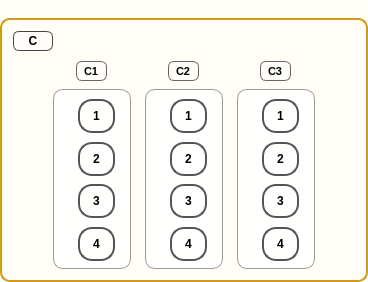
                          <widget class="QGroupBox" name="groupZoneC">
                           <property name="sizePolicy">
                            <sizepolicy hsizetype="Expanding" vsizetype="Preferred">
                             <horstretch>0</horstretch>
                             <verstretch>0</verstretch>
                            </sizepolicy>
                           </property>
                           <property name="styleSheet">
                            <string>QGroupBox{border:2px solid #d29922;border-radius:10px;margin-top:18px;background:#fffdf5;}QGroupBox::title{subcontrol-origin:margin;left:12px;top:6px;padding:0 6px;font-weight:700;}</string>
                           </property>
                           <property name="text" stdset="0">
                            <string>냉동고 C</string>
                           </property>
                           <layout class="QVBoxLayout" name="vboxZoneC">
                            <property name="spacing">
                             <number>10</number>
                            </property>
                            <item>
                             <widget class="QLabel" name="labelZone_C">
                              <property name="sizePolicy">
                               <sizepolicy hsizetype="Fixed" vsizetype="Fixed">
                                <horstretch>0</horstretch>
                                <verstretch>0</verstretch>
                               </sizepolicy>
                              </property>
                              <property name="minimumSize">
                               <size>
                                <width>24</width>
                                <height>20</height>
                               </size>
                              </property>
                              <property name="maximumSize">
                               <size>
                                <width>40</width>
                                <height>22</height>
                               </size>
                              </property>
                              <property name="styleSheet">
                               <string>QLabel{border:1px solid #444;border-radius:6px;padding:2px 6px;font-weight:700;font-size:12px;background:rgba(255,255,255,0.6);}</string>
                              </property>
                              <property name="text">
                               <string>C</string>
                              </property>
                              <property name="alignment">
                               <set>Qt::AlignCenter</set>
                              </property>
                             </widget>
                            </item>
                            <item>
                             <layout class="QHBoxLayout" name="hboxZoneC">
                              <property name="spacing">
                               <number>14</number>
                              </property>
                              <item>
                               <spacer name="hboxZoneC_spacer_left">
                                <property name="orientation">
                                 <enum>Qt::Horizontal</enum>
                                </property>
                                <property name="sizeType">
                                 <enum>QSizePolicy::Expanding</enum>
                                </property>
                                <property name="sizeHint" stdset="0">
                                 <size>
                                  <width>40</width>
                                  <height>20</height>
                                 </size>
                                </property>
                               </spacer>
                              </item>
                              <item>
                               <layout class="QVBoxLayout" name="vbox_container_C_a1">
                                <property name="spacing">
                                 <number>8</number>
                                </property>
                                <item alignment="Qt::AlignHCenter">
                                 <widget class="QLabel" name="labelRack_C1">
                                  <property name="sizePolicy">
                                   <sizepolicy hsizetype="Fixed" vsizetype="Fixed">
                                    <horstretch>0</horstretch>
                                    <verstretch>0</verstretch>
                                   </sizepolicy>
                                  </property>
                                  <property name="minimumSize">
                                   <size>
                                    <width>28</width>
                                    <height>20</height>
                                   </size>
                                  </property>
                                  <property name="maximumSize">
                                   <size>
                                    <width>40</width>
                                    <height>22</height>
                                   </size>
                                  </property>
                                  <property name="styleSheet">
                                   <string>QLabel{border:1px solid #666;border-radius:6px;padding:2px 4px;font-weight:700;font-size:11px;background:rgba(255,255,255,0.6);}</string>
                                  </property>
                                  <property name="text">
                                   <string>C1</string>
                                  </property>
                                 </widget>
                                </item>
                                <item alignment="Qt::AlignHCenter">
                                 <widget class="QFrame" name="frame_C_a1">
                                  <property name="sizePolicy">
                                   <sizepolicy hsizetype="Fixed" vsizetype="Fixed">
                                    <horstretch>0</horstretch>
                                    <verstretch>0</verstretch>
                                   </sizepolicy>
                                  </property>
                                  <property name="minimumSize">
                                   <size>
                                    <width>78</width>
                                    <height>180</height>
                                   </size>
                                  </property>
                                  <property name="maximumSize">
                                   <size>
                                    <width>90</width>
                                    <height>180</height>
                                   </size>
                                  </property>
                                  <property name="styleSheet">
                                   <string>QFrame{border:1px solid #999;border-radius:10px;background:rgba(255,255,255,0.8);padding-left:15px;}</string>
                                  </property>
                                  <property name="frameShape">
                                   <enum>QFrame::NoFrame</enum>
                                  </property>
                                  <layout class="QVBoxLayout" name="vbox_frame_C_a1">
                                   <property name="spacing">
                                    <number>10</number>
                                   </property>
                                   <item>
                                    <widget class="QToolButton" name="tube_C_a1_t1">
                                     <property name="minimumSize">
                                      <size>
                                       <width>34</width>
                                       <height>34</height>
                                      </size>
                                     </property>
                                     <property name="styleSheet">
                                      <string>QToolButton{border:2px solid #555;border-radius:14px;min-width:30px;min-height:30px;font-weight:700;}QToolButton:hover{border-color:#111;}QToolButton:checked{background:#2d89ef;color:#fff;}</string>
                                     </property>
                                     <property name="text">
                                      <string>1</string>
                                     </property>
                                     <property name="checkable">
                                      <bool>true</bool>
                                     </property>
                                     <property name="autoExclusive">
                                      <bool>false</bool>
                                     </property>
                                    </widget>
                                   </item>
                                   <item>
                                    <widget class="QToolButton" name="tube_C_a1_t2">
                                     <property name="minimumSize">
                                      <size>
                                       <width>34</width>
                                       <height>34</height>
                                      </size>
                                     </property>
                                     <property name="styleSheet">
                                      <string>QToolButton{border:2px solid #555;border-radius:14px;min-width:30px;min-height:30px;font-weight:700;}QToolButton:hover{border-color:#111;}QToolButton:checked{background:#2d89ef;color:#fff;}</string>
                                     </property>
                                     <property name="text">
                                      <string>2</string>
                                     </property>
                                     <property name="checkable">
                                      <bool>true</bool>
                                     </property>
                                     <property name="autoExclusive">
                                      <bool>false</bool>
                                     </property>
                                    </widget>
                                   </item>
                                   <item>
                                    <widget class="QToolButton" name="tube_C_a1_t3">
                                     <property name="minimumSize">
                                      <size>
                                       <width>34</width>
                                       <height>34</height>
                                      </size>
                                     </property>
                                     <property name="styleSheet">
                                      <string>QToolButton{border:2px solid #555;border-radius:14px;min-width:30px;min-height:30px;font-weight:700;}QToolButton:hover{border-color:#111;}QToolButton:checked{background:#2d89ef;color:#fff;}</string>
                                     </property>
                                     <property name="text">
                                      <string>3</string>
                                     </property>
                                     <property name="checkable">
                                      <bool>true</bool>
                                     </property>
                                     <property name="autoExclusive">
                                      <bool>false</bool>
                                     </property>
                                    </widget>
                                   </item>
                                   <item>
                                    <widget class="QToolButton" name="tube_C_a1_t4">
                                     <property name="minimumSize">
                                      <size>
                                       <width>34</width>
                                       <height>34</height>
                                      </size>
                                     </property>
                                     <property name="styleSheet">
                                      <string>QToolButton{border:2px solid #555;border-radius:14px;min-width:30px;min-height:30px;font-weight:700;}QToolButton:hover{border-color:#111;}QToolButton:checked{background:#2d89ef;color:#fff;}</string>
                                     </property>
                                     <property name="text">
                                      <string>4</string>
                                     </property>
                                     <property name="checkable">
                                      <bool>true</bool>
                                     </property>
                                     <property name="autoExclusive">
                                      <bool>false</bool>
                                     </property>
                                    </widget>
                                   </item>
                                  </layout>
                                 </widget>
                                </item>
                               </layout>
                              </item>
                              <item>
                               <layout class="QVBoxLayout" name="vbox_container_C_a2">
                                <property name="spacing">
                                 <number>8</number>
                                </property>
                                <item alignment="Qt::AlignHCenter">
                                 <widget class="QLabel" name="labelRack_C2">
                                  <property name="sizePolicy">
                                   <sizepolicy hsizetype="Fixed" vsizetype="Fixed">
                                    <horstretch>0</horstretch>
                                    <verstretch>0</verstretch>
                                   </sizepolicy>
                                  </property>
                                  <property name="minimumSize">
                                   <size>
                                    <width>28</width>
                                    <height>20</height>
                                   </size>
                                  </property>
                                  <property name="maximumSize">
                                   <size>
                                    <width>40</width>
                                    <height>22</height>
                                   </size>
                                  </property>
                                  <property name="styleSheet">
                                   <string>QLabel{border:1px solid #666;border-radius:6px;padding:2px 4px;font-weight:700;font-size:11px;background:rgba(255,255,255,0.6);}</string>
                                  </property>
                                  <property name="text">
                                   <string>C2</string>
                                  </property>
                                 </widget>
                                </item>
                                <item alignment="Qt::AlignHCenter">
                                 <widget class="QFrame" name="frame_C_a2">
                                  <property name="sizePolicy">
                                   <sizepolicy hsizetype="Fixed" vsizetype="Fixed">
                                    <horstretch>0</horstretch>
                                    <verstretch>0</verstretch>
                                   </sizepolicy>
                                  </property>
                                  <property name="minimumSize">
                                   <size>
                                    <width>78</width>
                                    <height>180</height>
                                   </size>
                                  </property>
                                  <property name="maximumSize">
                                   <size>
                                    <width>90</width>
                                    <height>180</height>
                                   </size>
                                  </property>
                                  <property name="styleSheet">
                                   <string>QFrame{border:1px solid #999;border-radius:10px;background:rgba(255,255,255,0.8);padding-left:15px;}</string>
                                  </property>
                                  <property name="frameShape">
                                   <enum>QFrame::NoFrame</enum>
                                  </property>
                                  <layout class="QVBoxLayout" name="vbox_frame_C_a2">
                                   <property name="spacing">
                                    <number>10</number>
                                   </property>
                                   <item>
                                    <widget class="QToolButton" name="tube_C_a2_t1">
                                     <property name="minimumSize">
                                      <size>
                                       <width>34</width>
                                       <height>34</height>
                                      </size>
                                     </property>
                                     <property name="styleSheet">
                                      <string>QToolButton{border:2px solid #555;border-radius:14px;min-width:30px;min-height:30px;font-weight:700;}QToolButton:hover{border-color:#111;}QToolButton:checked{background:#2d89ef;color:#fff;}</string>
                                     </property>
                                     <property name="text">
                                      <string>1</string>
                                     </property>
                                     <property name="checkable">
                                      <bool>true</bool>
                                     </property>
                                     <property name="autoExclusive">
                                      <bool>false</bool>
                                     </property>
                                    </widget>
                                   </item>
                                   <item>
                                    <widget class="QToolButton" name="tube_C_a2_t2">
                                     <property name="minimumSize">
                                      <size>
                                       <width>34</width>
                                       <height>34</height>
                                      </size>
                                     </property>
                                     <property name="styleSheet">
                                      <string>QToolButton{border:2px solid #555;border-radius:14px;min-width:30px;min-height:30px;font-weight:700;}QToolButton:hover{border-color:#111;}QToolButton:checked{background:#2d89ef;color:#fff;}</string>
                                     </property>
                                     <property name="text">
                                      <string>2</string>
                                     </property>
                                     <property name="checkable">
                                      <bool>true</bool>
                                     </property>
                                     <property name="autoExclusive">
                                      <bool>false</bool>
                                     </property>
                                    </widget>
                                   </item>
                                   <item>
                                    <widget class="QToolButton" name="tube_C_a2_t3">
                                     <property name="minimumSize">
                                      <size>
                                       <width>34</width>
                                       <height>34</height>
                                      </size>
                                     </property>
                                     <property name="styleSheet">
                                      <string>QToolButton{border:2px solid #555;border-radius:14px;min-width:30px;min-height:30px;font-weight:700;}QToolButton:hover{border-color:#111;}QToolButton:checked{background:#2d89ef;color:#fff;}</string>
                                     </property>
                                     <property name="text">
                                      <string>3</string>
                                     </property>
                                     <property name="checkable">
                                      <bool>true</bool>
                                     </property>
                                     <property name="autoExclusive">
                                      <bool>false</bool>
                                     </property>
                                    </widget>
                                   </item>
                                   <item>
                                    <widget class="QToolButton" name="tube_C_a2_t4">
                                     <property name="minimumSize">
                                      <size>
                                       <width>34</width>
                                       <height>34</height>
                                      </size>
                                     </property>
                                     <property name="styleSheet">
                                      <string>QToolButton{border:2px solid #555;border-radius:14px;min-width:30px;min-height:30px;font-weight:700;}QToolButton:hover{border-color:#111;}QToolButton:checked{background:#2d89ef;color:#fff;}</string>
                                     </property>
                                     <property name="text">
                                      <string>4</string>
                                     </property>
                                     <property name="checkable">
                                      <bool>true</bool>
                                     </property>
                                     <property name="autoExclusive">
                                      <bool>false</bool>
                                     </property>
                                    </widget>
                                   </item>
                                  </layout>
                                 </widget>
                                </item>
                               </layout>
                              </item>
                              <item>
                               <layout class="QVBoxLayout" name="vbox_container_C_a3">
                                <property name="spacing">
                                 <number>8</number>
                                </property>
                                <item alignment="Qt::AlignHCenter">
                                 <widget class="QLabel" name="labelRack_C3">
                                  <property name="sizePolicy">
                                   <sizepolicy hsizetype="Fixed" vsizetype="Fixed">
                                    <horstretch>0</horstretch>
                                    <verstretch>0</verstretch>
                                   </sizepolicy>
                                  </property>
                                  <property name="minimumSize">
                                   <size>
                                    <width>28</width>
                                    <height>20</height>
                                   </size>
                                  </property>
                                  <property name="maximumSize">
                                   <size>
                                    <width>40</width>
                                    <height>22</height>
                                   </size>
                                  </property>
                                  <property name="styleSheet">
                                   <string>QLabel{border:1px solid #666;border-radius:6px;padding:2px 4px;font-weight:700;font-size:11px;background:rgba(255,255,255,0.6);}</string>
                                  </property>
                                  <property name="text">
                                   <string>C3</string>
                                  </property>
                                 </widget>
                                </item>
                                <item alignment="Qt::AlignHCenter">
                                 <widget class="QFrame" name="frame_C_a3">
                                  <property name="sizePolicy">
                                   <sizepolicy hsizetype="Fixed" vsizetype="Fixed">
                                    <horstretch>0</horstretch>
                                    <verstretch>0</verstretch>
                                   </sizepolicy>
                                  </property>
                                  <property name="minimumSize">
                                   <size>
                                    <width>78</width>
                                    <height>180</height>
                                   </size>
                                  </property>
                                  <property name="maximumSize">
                                   <size>
                                    <width>90</width>
                                    <height>180</height>
                                   </size>
                                  </property>
                                  <property name="styleSheet">
                                   <string>QFrame{border:1px solid #999;border-radius:10px;background:rgba(255,255,255,0.8);padding-left:15px;}</string>
                                  </property>
                                  <property name="frameShape">
                                   <enum>QFrame::NoFrame</enum>
                                  </property>
                                  <layout class="QVBoxLayout" name="vbox_frame_C_a3">
                                   <property name="spacing">
                                    <number>10</number>
                                   </property>
                                   <item>
                                    <widget class="QToolButton" name="tube_C_a3_t1">
                                     <property name="minimumSize">
                                      <size>
                                       <width>34</width>
                                       <height>34</height>
                                      </size>
                                     </property>
                                     <property name="styleSheet">
                                      <string>QToolButton{border:2px solid #555;border-radius:14px;min-width:30px;min-height:30px;font-weight:700;}QToolButton:hover{border-color:#111;}QToolButton:checked{background:#2d89ef;color:#fff;}</string>
                                     </property>
                                     <property name="text">
                                      <string>1</string>
                                     </property>
                                     <property name="checkable">
                                      <bool>true</bool>
                                     </property>
                                     <property name="autoExclusive">
                                      <bool>false</bool>
                                     </property>
                                    </widget>
                                   </item>
                                   <item>
                                    <widget class="QToolButton" name="tube_C_a3_t2">
                                     <property name="minimumSize">
                                      <size>
                                       <width>34</width>
                                       <height>34</height>
                                      </size>
                                     </property>
                                     <property name="styleSheet">
                                      <string>QToolButton{border:2px solid #555;border-radius:14px;min-width:30px;min-height:30px;font-weight:700;}QToolButton:hover{border-color:#111;}QToolButton:checked{background:#2d89ef;color:#fff;}</string>
                                     </property>
                                     <property name="text">
                                      <string>2</string>
                                     </property>
                                     <property name="checkable">
                                      <bool>true</bool>
                                     </property>
                                     <property name="autoExclusive">
                                      <bool>false</bool>
                                     </property>
                                    </widget>
                                   </item>
                                   <item>
                                    <widget class="QToolButton" name="tube_C_a3_t3">
                                     <property name="minimumSize">
                                      <size>
                                       <width>34</width>
                                       <height>34</height>
                                      </size>
                                     </property>
                                     <property name="styleSheet">
                                      <string>QToolButton{border:2px solid #555;border-radius:14px;min-width:30px;min-height:30px;font-weight:700;}QToolButton:hover{border-color:#111;}QToolButton:checked{background:#2d89ef;color:#fff;}</string>
                                     </property>
                                     <property name="text">
                                      <string>3</string>
                                     </property>
                                     <property name="checkable">
                                      <bool>true</bool>
                                     </property>
                                     <property name="autoExclusive">
                                      <bool>false</bool>
                                     </property>
                                    </widget>
                                   </item>
                                   <item>
                                    <widget class="QToolButton" name="tube_C_a3_t4">
                                     <property name="minimumSize">
                                      <size>
                                       <width>34</width>
                                       <height>34</height>
                                      </size>
                                     </property>
                                     <property name="styleSheet">
                                      <string>QToolButton{border:2px solid #555;border-radius:14px;min-width:30px;min-height:30px;font-weight:700;}QToolButton:hover{border-color:#111;}QToolButton:checked{background:#2d89ef;color:#fff;}</string>
                                     </property>
                                     <property name="text">
                                      <string>4</string>
                                     </property>
                                     <property name="checkable">
                                      <bool>true</bool>
                                     </property>
                                     <property name="autoExclusive">
                                      <bool>false</bool>
                                     </property>
                                    </widget>
                                   </item>
                                  </layout>
                                 </widget>
                                </item>
                               </layout>
                              </item>
                              <item>
                               <spacer name="hboxZoneC_spacer_right">
                                <property name="orientation">
                                 <enum>Qt::Horizontal</enum>
                                </property>
                                <property name="sizeType">
                                 <enum>QSizePolicy::Expanding</enum>
                                </property>
                                <property name="sizeHint" stdset="0">
                                 <size>
                                  <width>40</width>
                                  <height>20</height>
                                 </size>
                                </property>
                               </spacer>
                              </item>
                             </layout>
                            </item>
                           </layout>
                          </widget>
